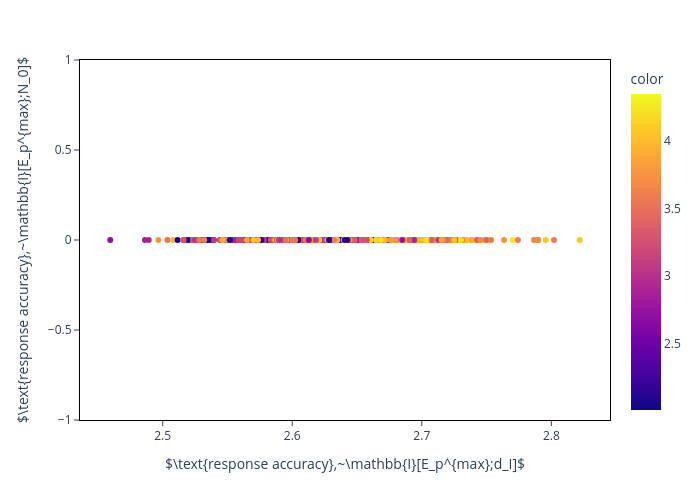

Source (notebook cell):
### Code cell
prim_mean_df['p_NE_reg'] = prim_mean_df['p_psi_NE_c'] + prim_mean_df['p_psi_NE_I']
prim_mean_df['p_EeM_reg'] = prim_mean_df['p_psi_EeM_c'] + prim_mean_df['p_psi_EeM_I']
prim_mean_df['p_norm_inf_pcM'] = prim_mean_df['p_inf_pcM']/K_IE
prim_mean_df['p_norm_inf_peM'] = prim_mean_df['p_inf_peM']/K_IE

mi_max_pE_N_0 = prim_mi_N0_df['p_max_pE']
mi_max_pE_d_I = prim_mi_dI_df['p_max_pE']

fig = px.scatter(prim_mi_N0_df, y = 'p_max_pE', x = mi_max_pE_d_I, color = np.log(p_max_peff/K_IE), #size ='s_EeM_reg',
                 labels ={"p_norm_harm_pI": "primary infection excess death",
                          'p_inf_pcM': "primary central memory",
                          'p_inf_peM': "primary effector memory",
                          'p_max_pE': r"$\text{response accuracy},~\mathbb{I}[E_p^{max};N_0]$",
                          'p_norm_inf_pcM': r"$\text{primary central memory } (K_{I,E}^{-1})$",
                          'p_norm_inf_peM': r"$\text{primary effector memory } (K_{I,E}^{-1})$",
                          'p_NE_reg': "naive-to-effector regulation",
                          'p_EeM_reg': "effector-to-memory regulation"} ,
                 hover_data = ['p_psi_NE_c', 'p_psi_NE_I', 'p_psi_EeM_c', 'p_psi_EeM_I'],
                 width = 700,
                 height = 500)

fig.update_layout(
    plot_bgcolor='white',
    xaxis_title = r"$\text{response accuracy},~\mathbb{I}[E_p^{max};d_I]$"
)

fig.update_xaxes(
    mirror=True,
    ticks='outside',
    showline=True,
    linecolor='black'
)
fig.update_yaxes(
    mirror=True,
    ticks='outside',
    showline=True,
    linecolor='black'
)

fig.show()
fig.write_html('_figs/p_sens_dI_v_p_sens_N_0_w_peff'+'.html')

### Figure 1 — Plotly figure (JSON) as saved in the notebook; plotly's stock layout.template omitted (floating-point values rounded to 4 significant figures; data arrays with more than 128 entries replaced by an {"elided": "..."} marker saying what was removed)
{"data": [{"customdata": {"elided": "729x4 int values"}, "hovertemplate": "x=%{x}<br>$\\text{response accuracy},~\\mathbb{I}[E_p^{max};N_0]$=%{y}<br>p_psi_NE_c=%{customdata[0]}<br>p_psi_NE_I=%{customdata[1]}<br>p_psi_EeM_c=%{customdata[2]}<br>p_psi_EeM_I=%{customdata[3]}<br>color=%{marker.color}<extra></extra>", "legendgroup": "", "marker": {"color": {"elided": "729 float values"}, "coloraxis": "coloraxis", "symbol": "circle"}, "mode": "markers", "name": "", "orientation": "v", "showlegend": false, "type": "scatter", "x": {"elided": "729 float values"}, "xaxis": "x", "y": {"elided": "729 int values"}, "yaxis": "y"}], "layout": {"coloraxis": {"colorbar": {"title": {"text": "color"}}, "colorscale": [[0, "#0d0887"], [0.1111, "#46039f"], [0.2222, "#7201a8"], [0.3333, "#9c179e"], [0.4444, "#bd3786"], [0.5556, "#d8576b"], [0.6667, "#ed7953"], [0.7778, "#fb9f3a"], [0.8889, "#fdca26"], [1, "#f0f921"]]}, "height": 500, "legend": {"tracegroupgap": 0}, "margin": {"t": 60}, "plot_bgcolor": "white", "width": 700, "xaxis": {"anchor": "y", "autorange": true, "domain": [0, 1], "linecolor": "black", "mirror": true, "range": [2.436, 2.845], "showline": true, "ticks": "outside", "title": {"text": "$\\text{response accuracy},~\\mathbb{I}[E_p^{max};d_I]$"}, "type": "linear"}, "yaxis": {"anchor": "x", "autorange": true, "domain": [0, 1], "linecolor": "black", "mirror": true, "range": [-1, 1], "showline": true, "ticks": "outside", "title": {"text": "$\\text{response accuracy},~\\mathbb{I}[E_p^{max};N_0]$"}, "type": "linear"}}}
